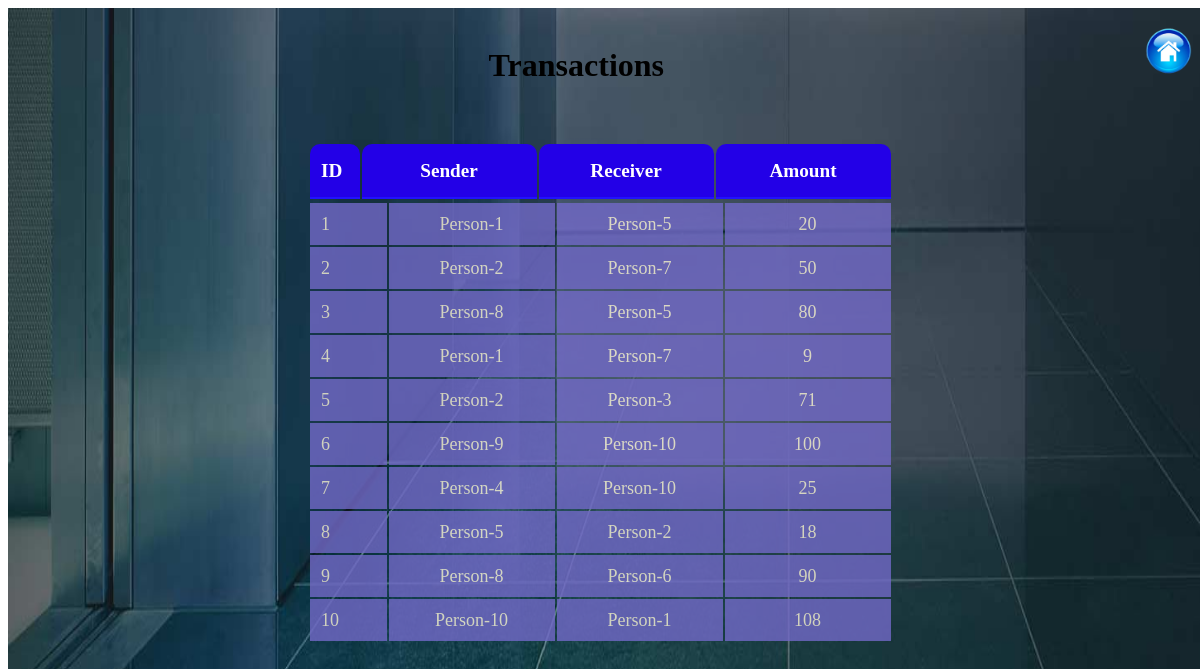
/transaction.php, run on the app's committed database.
### tables this page shows
CREATE TABLE `y` (
  `id` int(20) NOT NULL,
  `sender` varchar(20) NOT NULL,
  `receiver` varchar(20) NOT NULL,
  `amount` int(20) NOT NULL
);

### transaction.php (the view, shortened to what this page needs)
<?php
$server="localhost";
$username="root";
$password="";
$db="bbk";
$con=mysqli_connect($server,$username,$password,$db);
$q="select * from bbk.y";
$result=mysqli_query($con,$q);
?>
<!DOCTYPE html>
<html lang="en">
<head>
    <link rel="stylesheet" href="Table.css">
</head>
<body>
<br>
<a href="index.php">
<input type="image" src="home.png" class="home"/>
</a>
 <h1>Transactions</h1>
 <br> <br>
    <table>
    <thead>
            <th>ID</th>
           <th>Sender</th>
           <th>Receiver</th>
           <th>Amount</th>
       </thead>
       <tbody>
        <tr>
            <?php while($row=mysqli_fetch_array($result)) {?>
                <td style="width: 70px;">
                    <?php echo $row['id'];?>
                </td>
                <td>
                    <?php echo $row['sender'];?>
                </td>
                <td>
                    <?php echo $row['receiver'];?>
                </td>
                <td>
                    <?php echo $row['amount'];?>
                </td>
            </tr>
            <?php } ?>
       </tbody>
 </table>
</body>
</html>

### Table.css (style rules this page uses)
th { background-color:rgb(35, 0, 231); color: #ffffff; line-height: 30px; height: 30px; border-radius:10px 10px 0 0; border-bottom: 2px solid #2212ff; padding: 2%; width: 175px; font-size: larger; }
table { margin:0 70px; display:flex; flex-direction: column; justify-content: center; align-items: center; }
tr td { text-align: center; }
th:first-child,tr td:first-child { text-align: left; padding-left: 2%; width: 50px; }
td { background-color: #7269c8; height: 28px; line-height: 20px; width: 152px; font-size: large; padding: 7px ; color: cornsilk; }
tr td { opacity: 0.8; }
h1 { text-align: center; }
.home { width: 4%; height: 4%; float: right; }
a { text-decoration: none; }

### data on the page
y: id "1", sender "Person-1", receiver "Person-5", amount "20"
y: id "2", sender "Person-2", receiver "Person-7", amount "50"
y: id "3", sender "Person-8", receiver "Person-5", amount "80"
y: id "4", sender "Person-1", receiver "Person-7", amount "9"
y: id "5", sender "Person-2", receiver "Person-3", amount "71"
y: id "6", sender "Person-9", receiver "Person-10", amount "100"
y: id "7", sender "Person-4", receiver "Person-10", amount "25"
y: id "8", sender "Person-5", receiver "Person-2", amount "18"
y: id "9", sender "Person-8", receiver "Person-6", amount "90"
y: id "10", sender "Person-10", receiver "Person-1", amount "108"
